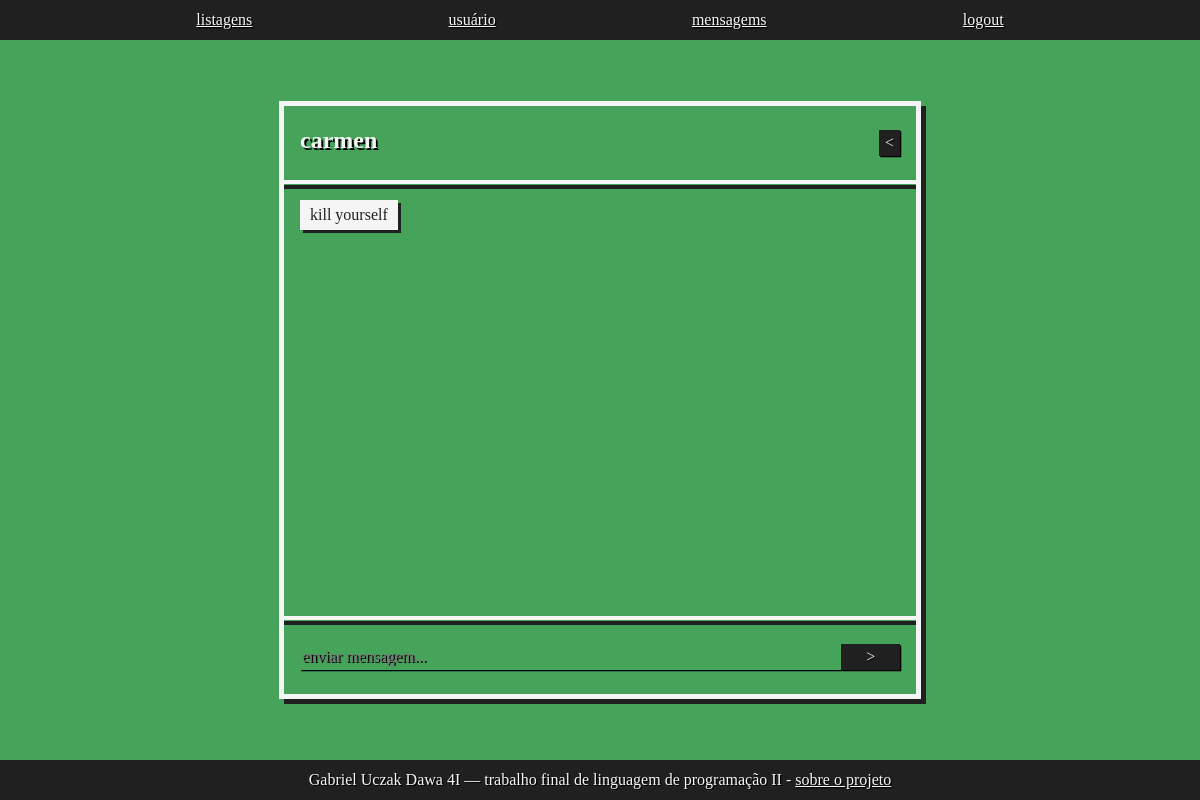
The app's page /src/pages/msgs.php?user=3 (signed in), older data.
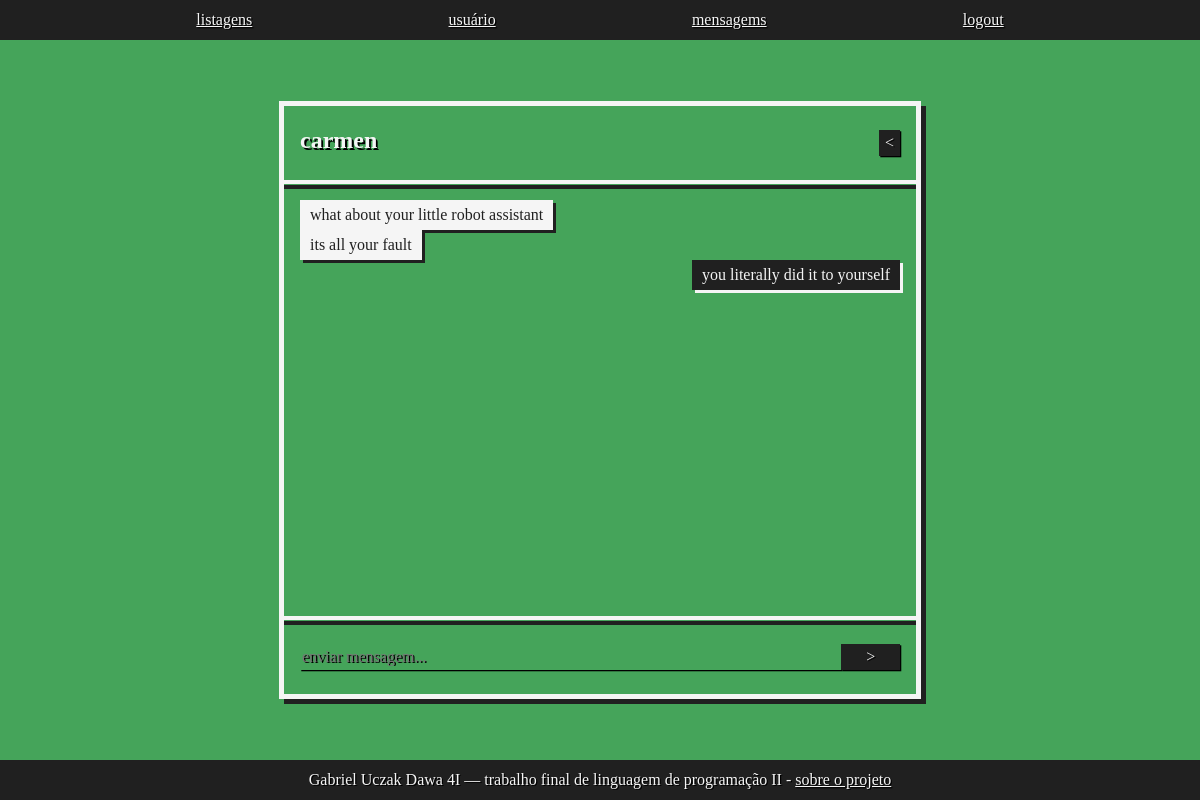
The same page, newer data.
### tables this page shows
CREATE TABLE IF NOT EXISTS users(
    id INT AUTO_INCREMENT PRIMARY KEY,
    email VARCHAR(64) NOT NULL UNIQUE,
    senha VARCHAR(64) NOT NULL,
    nome VARCHAR(32) NOT NULL
);

CREATE TABLE IF NOT EXISTS mensagens(
    sender INT NOT NULL, FOREIGN KEY (sender) REFERENCES users(id),
    getter INT NOT NULL, FOREIGN KEY (getter) REFERENCES users(id),
    texto VARCHAR(256) NOT NULL
);

### src/scripts/conn.php (called while the page is built, shortened)
<?php
function fata($fa, $t){
    switch($t){
        case 'users':
            return array(
                        'id'    => $fa["id"],
                        'email' => $fa["email"],
                        'senha' => $fa["senha"],
                        'nome'  => $fa["nome"]
                        );
            break;
        case 'mensagens':
            return array(
                        'sender' => $fa["sender"],
                        'getter' => $fa["getter"],
                        'texto'  => $fa["texto"]
                        );
            break;
    }
}
function query_result_getter($rq, $t){
    $result = null;
    while($row = mysqli_fetch_assoc($rq))
        $result[] = fata($row, $t);
    return $result;
}
?>

### src/pages/msgs.php (the view, shortened to what this page needs)
<?php
require '../scripts/ribbons.php';
require '../scripts/conn.php';
echo <<<HEAD
<!DOCTYPE html>
<html lang="en">
<head>
    <meta charset="UTF-8">
    <meta name="viewport" content="width=device-width, initial-scale=1.0">
    <link rel="stylesheet" href="../../res/styles/msgs.css">
</head>
<body>
HEAD;
head();
@$with = $_GET["user"];
@$search = $_GET["search"];
if($with != (0 || null)){
    $un = query_result_getter(
            mysqli_query($db,
                "SELECT * FROM users WHERE id = $with"
            ),'users'
          )[0]["nome"];
    echo <<<MESSAGESA
    <div class="box">
        <div style="display: flex; flex-flow:row; justify-content: space-between;">
            <h2>$un</h2>
            <form id="msgbox" action="msgs.php" method="post">
            <input type="submit" value="<">
            </form>
        </div>
    <hr>
        <div id="msgvw">
    MESSAGESA;
    try{
    $su = $_SESSION["id"];
    $gu = $with;
    $result = query_result_getter(
                mysqli_query($db,
                    "SELECT * FROM mensagens WHERE (sender = $su AND getter = $gu) OR (sender = $gu AND getter = $su);"
                ),'mensagens'
              );
    $res = array_reverse($result);
    foreach($res as $msg){
        $a = ($msg["sender"] == $_SESSION["id"])? 'msgR': 'msgL';
        $b = $msg["texto"];
        echo <<<MSG
        <div class="$a">
            $b
        </div>
        MSG;
    }
    }catch(Exception $e){
        echo "<h2>você não tem mensagems esse usuário...</h2>";
    }
    echo <<<MESSAGESB
        </div>
    <hr>
        <form id="msgbox" action="msgs.php?user=$with" method="post">
            <input required type="text" name="send" placeholder="enviar mensagem...">
            <input type="submit" value=">">
        </form>
    </div>
    MESSAGESB;
}
foot();
echo '</body>';
echo '</html>';
?>

### src/scripts/ribbons.php (shortened to what this page needs)
<?php
function head()
{
if(is_null(@$_SESSION['id'])){
echo <<<HEADER
    <header>
        <a href="search.php">listagens</a>
        <a href="sign.php">login/signup</a>
    </header>
HEADER;
}else{
echo <<<HEADER
    <header>
        <a href="search.php">listagens</a>
        <a href="user.php">usuário</a>
        <a href="msgs.php">mensagems</a>
        <a href="../scripts/exit.php">logout</a>
    </header>
HEADER;
}
}
function foot()
{
echo <<<FOOTER
    <footer>
        <p style="max-width: 100%">Gabriel Uczak Dawa 4I — trabalho final de linguagem de programação II - <a href="about.php">sobre o projeto</a></p>
    </footer>
FOOTER;
}
?>

### res/styles/msgs.css (style rules this page uses)
#msgvw { width: 50vw; height: 50vh; display: flex; flex-flow: column; }
.msgL { align-self: flex-start; background-color: whitesmoke; color: var(--back); text-shadow: none; box-shadow: var(--back) 3px 3px; padding: 3px 10px; }
.msgR { align-self: flex-end; background-color: var(--back); color: whitesmoke; text-shadow: none; box-shadow: whitesmoke 3px 3px; padding: 3px 10px; }
#msgbox { display: flex; flex-flow: row; }
#msgbox input[type=text] { flex-grow: 9; }
#msgbox input[type=submit] { flex-grow: 1; background-color: var(--back); }
hr { width: 100% + 2em; margin: 1em -1em; z-index: 2; border: solid whitesmoke 2.5px; box-shadow: var(--back) 0px 5px; }

### res/styles/style.css (style rules this page uses)
:root { --geen: #45a45a; --dgen: #55a55a; --back: #202020; --redd: #f22; }
*, a, input, button { font-family: 'Mononoki'!important; color:whitesmoke; text-shadow: 0.08em 0.08em black; overflow-wrap: break-word; }
a { text-decoration: underline; color: inherit; }
body { display: flex; align-items: center; justify-content: center; background-color: #45a45a; height: 100vh; }
footer { height: 5vh; width: 100%; bottom: 0; position: absolute; color: whitesmoke; background-color: var(--back); display: flex; align-items: center; justify-content: center; }
header { height: 5vh; width: 100%; top: 0; position: absolute; color: whitesmoke; background-color: var(--back); display: flex; align-items: center; justify-content: space-evenly; }
input, select { border: none; margin: 0.5em 0; background-color: var(--geen); box-shadow: 0.08em 0.08em black; }
form { display: flex; flex-flow: column; }
.box { border: solid whitesmoke 5px; padding: 1em; box-shadow: var(--back) 5px 5px; }

Row changes from the older to the newer data that the page shows:
removed mensagens: texto "kill yourself"
added mensagens: texto "what about your little robot assistant"
added mensagens: texto "its all your fault"
added mensagens: texto "you literally did it to yourself"
